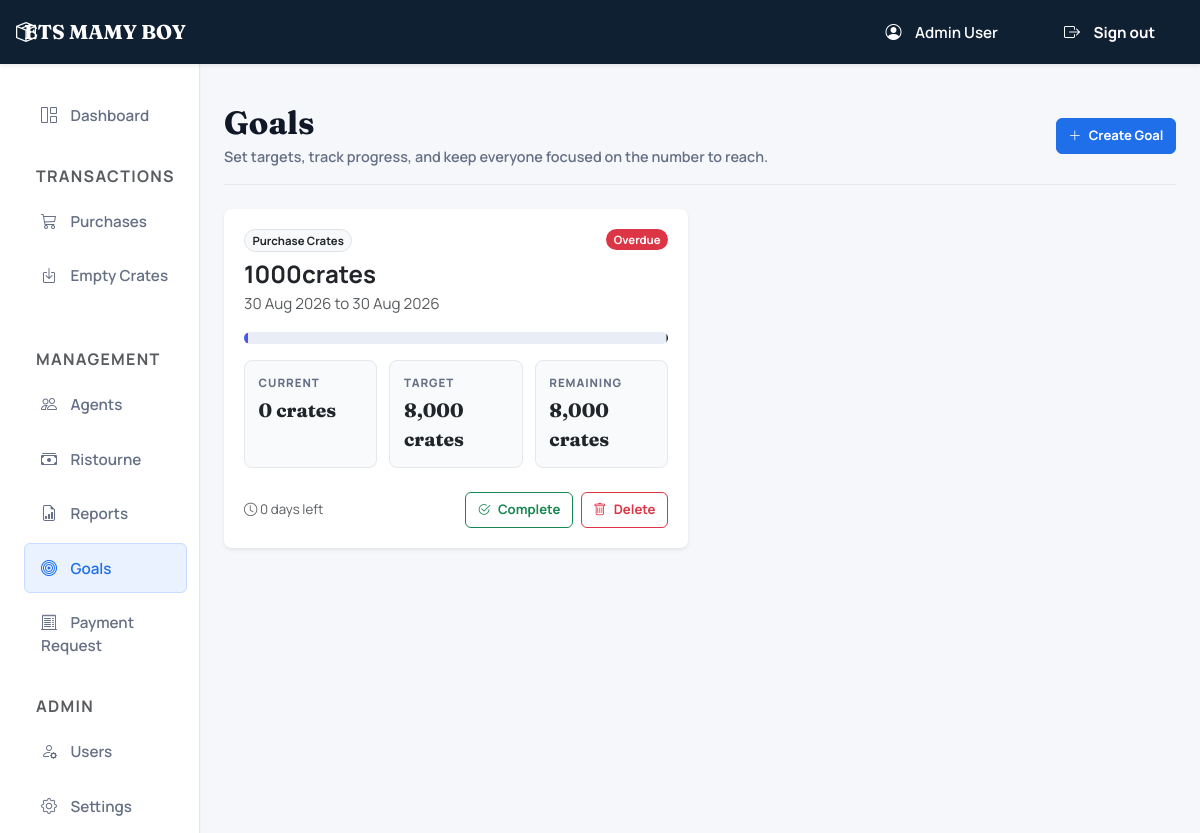
The page /goals (signed in) on the database its author committed.
### tables this page shows
CREATE TABLE `goals` (
  `id` int NOT NULL AUTO_INCREMENT,
  `title` varchar(255) NOT NULL,
  `goal_type` enum('PURCHASE_CRATES','RETURN_CRATES','RISTOURNE_COLLECTION','BALANCE_REDUCTION') NOT NULL,
  `target_value` decimal(15,2) NOT NULL,
  `start_value` decimal(15,2) NOT NULL DEFAULT '0.00',
  `start_date` date NOT NULL,
  `end_date` date NOT NULL,
  `status` enum('ACTIVE','COMPLETED','CANCELLED') NOT NULL DEFAULT 'ACTIVE',
  `notes` text,
  `created_by` int NOT NULL,
  `created_at` timestamp NULL DEFAULT CURRENT_TIMESTAMP,
  `updated_at` timestamp NULL DEFAULT CURRENT_TIMESTAMP ON UPDATE CURRENT_TIMESTAMP,
  PRIMARY KEY (`id`),
  KEY `created_by` (`created_by`),
  CONSTRAINT `goals_ibfk_1` FOREIGN KEY (`created_by`) REFERENCES `users` (`id`)
);

### app/Controllers/GoalController.php (called while the page is built, shortened)
<?php
class GoalController {
    public function index() {
        $goals = Goal::allWithProgress();
        view('goals.index', [
            'active_menu' => 'goals',
            'title' => 'Goals',
            'goals' => $goals,
        ]);
    }
}

### app/Models/Goal.php (called while the page is built, shortened)
<?php
class Goal extends Model {
    public static function allWithProgress(): array {
        $db = static::getConnection();
        $stmt = $db->query("SELECT g.*, u.name as created_by_name FROM goals g JOIN users u ON g.created_by = u.id ORDER BY g.status = 'ACTIVE' DESC, g.end_date ASC, g.id DESC");
        return array_map([self::class, 'attachProgress'], $stmt->fetchAll());
    }
    public static function calculateCurrent(array $goal): float {
        $db = static::getConnection();
        if ($goal['goal_type'] === 'PURCHASE_CRATES') {
            $stmt = $db->prepare("SELECT COALESCE(SUM(crates), 0) FROM purchases WHERE purchase_date BETWEEN :start AND :end AND is_reversed = 0");
            $stmt->execute(['start' => $goal['start_date'], 'end' => $goal['end_date']]);
            return (float)$stmt->fetchColumn();
        }
        return (float)self::currentBalance();
    }
    public static function attachProgress(array $goal): array {
        $current = self::calculateCurrent($goal);
        $target = (float)$goal['target_value'];
        $startValue = (float)$goal['start_value'];
        if ($goal['goal_type'] === 'BALANCE_REDUCTION') {
            $distance = max($startValue - $target, 1);
            $progress = (($startValue - $current) / $distance) * 100;
            $remaining = max($current - $target, 0);
            $isComplete = $current <= $target;
        } else {
            $progress = $target > 0 ? ($current / $target) * 100 : 0;
            $remaining = max($target - $current, 0);
            $isComplete = $current >= $target;
        }
        $today = new \DateTimeImmutable(date('Y-m-d'));
        $end = new \DateTimeImmutable($goal['end_date']);
        $start = new \DateTimeImmutable($goal['start_date']);
        $totalDays = max((int)$start->diff($end)->format('%a') + 1, 1);
        $elapsedDays = min(max((int)$start->diff($today)->format('%r%a') + 1, 0), $totalDays);
        $daysLeft = max((int)$today->diff($end)->format('%r%a'), 0);
        $expectedProgress = ($elapsedDays / $totalDays) * 100;
        $goal['current_value'] = $current;
        $goal['progress_percent'] = min(max($progress, 0), 100);
        $goal['raw_progress_percent'] = $progress;
        $goal['expected_progress_percent'] = min(max($expectedProgress, 0), 100);
        $goal['remaining_value'] = $remaining;
        $goal['days_left'] = $daysLeft;
        $goal['is_complete'] = $isComplete;
        $goal['health'] = self::healthLabel($goal);
        $goal['unit'] = self::unitForType($goal['goal_type']);
        $goal['type_label'] = self::labelForType($goal['goal_type']);
        return $goal;
    }
    private static function healthLabel(array $goal): string {
        if (strtotime($goal['end_date']) < strtotime(date('Y-m-d'))) {
            return 'Overdue';
        }
        return 'Behind';
    }
    public static function labelForType(string $type): string {
        return match ($type) {
            'PURCHASE_CRATES' => 'Purchase Crates',
            'RETURN_CRATES' => 'Return Empty Crates',
            'RISTOURNE_COLLECTION' => 'Collect Ristourne',
            'BALANCE_REDUCTION' => 'Reduce Crate Balance',
            default => 'Goal',
        };
    }
    public static function unitForType(string $type): string {
        return match ($type) {
            'RISTOURNE_COLLECTION' => 'FCFA',
            default => 'crates',
        };
    }
}

### views/goals/index.php (the view, shortened to what this page needs)
<div class="page-header d-flex justify-content-between flex-wrap flex-md-nowrap align-items-center pt-3 pb-3 mb-4 border-bottom">
    <div>
        <h1 class="h2 fw-bold mb-1">Goals</h1>
        <p class="page-kicker mb-0">Set targets, track progress, and keep everyone focused on the number to reach.</p>
    </div>
    <div class="btn-toolbar mb-2 mb-md-0">
        <a href="/goals/create" class="btn btn-sm btn-primary">
            <i class="bi bi-plus-lg"></i> Create Goal
        </a>
    </div>
</div>
<?php if (empty($goals)): ?>
    <div class="card border-0 shadow-sm">
        <div class="card-body text-center py-5">
            <div class="goal-empty-icon mx-auto mb-3"><i class="bi bi-bullseye"></i></div>
            <h4 class="fw-bold mb-2">No goals yet</h4>
            <p class="text-muted mb-4">Create a monthly or daily target for purchases, crate returns, ristourne collection, or balance reduction.</p>
            <a href="/goals/create" class="btn btn-primary"><i class="bi bi-plus-lg"></i> Create First Goal</a>
        </div>
    </div>
<?php else: ?>
    <div class="row g-4">
        <?php foreach ($goals as $goal): ?>
            <?php
                $healthClass = match ($goal['health']) {
                    'Completed' => 'bg-success',
                    'On Track' => 'bg-success',
                    'At Risk' => 'bg-warning text-dark',
                    'Overdue', 'Behind' => 'bg-danger',
                    default => 'bg-secondary',
                };
            ?>
            <div class="col-lg-6">
                <div class="card goal-card border-0 shadow-sm h-100">
                    <div class="card-body">
                        <div class="d-flex justify-content-between align-items-start gap-3 mb-3">
                            <div>
                                <span class="badge bg-light text-dark border mb-2"><?= htmlspecialchars($goal['type_label']) ?></span>
                                <h4 class="fw-bold mb-1"><?= htmlspecialchars($goal['title']) ?></h4>
                                <p class="text-muted mb-0"><?= date('d M Y', strtotime($goal['start_date'])) ?> to <?= date('d M Y', strtotime($goal['end_date'])) ?></p>
                            </div>
                            <span class="badge <?= $healthClass ?>"><?= htmlspecialchars($goal['health']) ?></span>
                        </div>
                        <div class="goal-progress-shell mb-3">
                            <div class="goal-progress-bar" style="width: <?= (float)$goal['progress_percent'] ?>%"></div>
                        </div>
                        <div class="goal-stats">
                            <div>
                                <span>Current</span>
                                <strong><?= number_format($goal['current_value']) ?> <?= htmlspecialchars($goal['unit']) ?></strong>
                            </div>
                            <div>
                                <span>Target</span>
                                <strong><?= number_format($goal['target_value']) ?> <?= htmlspecialchars($goal['unit']) ?></strong>
                            </div>
                            <div>
                                <span>Remaining</span>
                                <strong><?= number_format($goal['remaining_value']) ?> <?= htmlspecialchars($goal['unit']) ?></strong>
                            </div>
                        </div>
                        <div class="d-flex justify-content-between align-items-center mt-4">
                            <div class="text-muted small">
                                <i class="bi bi-clock"></i> <?= (int)$goal['days_left'] ?> day<?= (int)$goal['days_left'] === 1 ? '' : 's' ?> left
                            </div>
                            <div class="d-flex align-items-center gap-2">
                                <?php if ($goal['status'] === 'ACTIVE'): ?>
                                    <form action="/goals/complete" method="POST">
                                        <button type="submit" class="btn btn-sm btn-outline-success">
                                            <i class="bi bi-check2-circle"></i> Complete
                                        </button>
                                    </form>
                                <?php endif; ?>
                                <form action="/goals/delete" method="POST" onsubmit="return confirm('Are you sure you want to delete this goal?');">
                                    <button type="submit" class="btn btn-sm btn-outline-danger">
                                        <i class="bi bi-trash"></i> Delete
                                    </button>
                                </form>
                            </div>
                        </div>
                    </div>
                </div>
            </div>
        <?php endforeach; ?>
    </div>
<?php endif; ?>
<?php
require BASE_PATH . '/views/layouts/main.php';
?>

### public/assets/css/style.css (style rules this page uses)
:root { --primary-color: #1f6feb; --primary-hover: #195fcb; --primary-soft: #eaf2ff; --secondary-color: #667085; --success-color: #16a34a; --danger-color: #dc2626; --warning-color: #d97706; --info-color: #0891b2; --accent-color: #7c3aed; --bg-main: #f5f7fb; --bg-card: #ffffff; --bg-subtle: #f8fafc; --text-main: #101828; --text-muted: #667085; --border-color: #e4e7ec; --shadow-sm: 0 1px 2px rgb(16 24 40 / 0.06); --shadow-md: 0 8px 20px rgb(16 24 40 / 0.08); --shadow-lg: 0 18px 36px rgb(16 24 40 / 0.12); --radius-sm: 4px; --radius-md: 6px; --radius-lg: 8px; --font-ui: 'Manrope', system-ui, -apple-system, BlinkMacSystemFont, 'Segoe UI', sans-serif; --font-display: 'Fraunces', Georgia, serif; --font-mono: 'Roboto Mono', 'SFMono-Regular', Consolas, monospace; }
* { min-width: 0; }
html { scroll-behavior: smooth; }
body { font-family: var(--font-ui); background: var(--bg-main); color: var(--text-main); font-size: 0.95rem; line-height: 1.5; }
a { transition: color 0.18s ease, background-color 0.18s ease, border-color 0.18s ease, box-shadow 0.18s ease; }
h1, h2, .h1, .h2 { font-family: var(--font-display); font-weight: 750 !important; letter-spacing: 0; }
h3, h4, h5, .h3, .h4, .h5 { letter-spacing: 0; }
.page-header, .border-bottom { border-color: var(--border-color) !important; }
.page-kicker { color: var(--text-muted); font-size: 0.9rem; font-weight: 600; }
.card { background: var(--bg-card); border: 1px solid var(--border-color); border-radius: var(--radius-lg); box-shadow: var(--shadow-sm); }
.card-body { padding: 1.25rem; }
.btn { border-radius: var(--radius-md); font-weight: 700; padding: 0.62rem 1rem; display: inline-flex; align-items: center; justify-content: center; gap: 0.45rem; white-space: nowrap; letter-spacing: 0; }
.btn-sm { padding: 0.42rem 0.72rem; font-size: 0.82rem; }
.btn-primary { background-color: var(--primary-color); border-color: var(--primary-color); }
.btn-outline-secondary, .btn-outline-success, .btn-outline-primary, .btn-outline-info, .btn-outline-danger { background: #ffffff; }
.badge { border-radius: 999px; font-weight: 700; padding: 0.4em 0.65em; }
.goal-card { overflow: hidden; }
.goal-progress-shell { position: relative; height: 12px; overflow: hidden; background: #e9eef6; border-radius: 999px; }
.goal-progress-bar { height: 100%; min-width: 4px; background: linear-gradient(90deg, var(--primary-color), var(--accent-color)); border-radius: inherit; transition: width 0.35s ease; }
.goal-stats { display: grid; grid-template-columns: repeat(3, minmax(0, 1fr)); gap: 0.75rem; }
.goal-stats div { padding: 0.85rem; background: var(--bg-subtle); border: 1px solid var(--border-color); border-radius: var(--radius-lg); }
.goal-stats span { display: block; color: var(--text-muted); font-size: 0.72rem; font-weight: 800; text-transform: uppercase; letter-spacing: 0.08em; }
.goal-stats strong { display: block; margin-top: 0.3rem; font-family: var(--font-display); font-size: 1.2rem; font-weight: 750; font-variant-numeric: tabular-nums; }

### rows shown on the page
goals: type_label "Purchase Crates", title "1000crates", start_date "30 Aug 2026", end_date "30 Aug 2026", health "Overdue", current_value "0", unit "crates", target_value "8,000", remaining_value "8,000", days_left "0"

### other values the page prints
$_SESSION['user_name'] "Admin User"
